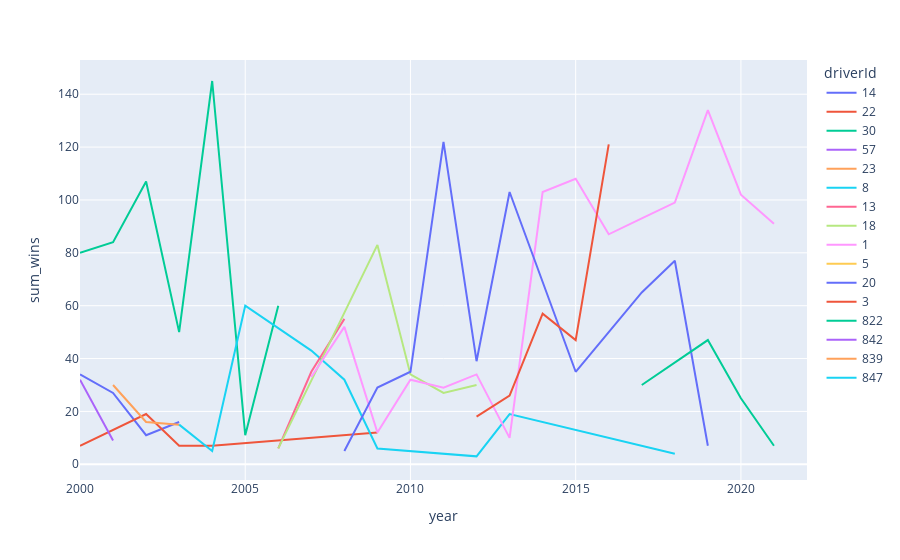

This figure's notebook cell:
### Code cell
lineplotly = px.line(season_year_Id, x="year", y = "sum_wins", color = "driverId")

lineplotly.show()

### Figure 1 — Plotly figure (JSON) as saved in the notebook; plotly's stock layout.template omitted (floating-point values rounded to 4 significant figures)
{"data": [{"hovertemplate": "driverId=14<br>year=%{x}<br>sum_wins=%{y}<extra></extra>", "legendgroup": "14", "line": {"color": "#636efa", "dash": "solid"}, "marker": {"symbol": "circle"}, "mode": "lines", "name": "14", "orientation": "v", "showlegend": true, "type": "scatter", "x": [2000, 2001, 2002, 2003], "xaxis": "x", "y": [34, 27, 11, 16], "yaxis": "y"}, {"hovertemplate": "driverId=22<br>year=%{x}<br>sum_wins=%{y}<extra></extra>", "legendgroup": "22", "line": {"color": "#EF553B", "dash": "solid"}, "marker": {"symbol": "circle"}, "mode": "lines", "name": "22", "orientation": "v", "showlegend": true, "type": "scatter", "x": [2000, 2002, 2003, 2004, 2009], "xaxis": "x", "y": [7, 19, 7, 7, 12], "yaxis": "y"}, {"hovertemplate": "driverId=30<br>year=%{x}<br>sum_wins=%{y}<extra></extra>", "legendgroup": "30", "line": {"color": "#00cc96", "dash": "solid"}, "marker": {"symbol": "circle"}, "mode": "lines", "name": "30", "orientation": "v", "showlegend": true, "type": "scatter", "x": [2000, 2001, 2002, 2003, 2004, 2005, 2006], "xaxis": "x", "y": [80, 84, 107, 50, 145, 11, 60], "yaxis": "y"}, {"hovertemplate": "driverId=57<br>year=%{x}<br>sum_wins=%{y}<extra></extra>", "legendgroup": "57", "line": {"color": "#ab63fa", "dash": "solid"}, "marker": {"symbol": "circle"}, "mode": "lines", "name": "57", "orientation": "v", "showlegend": true, "type": "scatter", "x": [2000, 2001], "xaxis": "x", "y": [32, 9], "yaxis": "y"}, {"hovertemplate": "driverId=23<br>year=%{x}<br>sum_wins=%{y}<extra></extra>", "legendgroup": "23", "line": {"color": "#FFA15A", "dash": "solid"}, "marker": {"symbol": "circle"}, "mode": "lines", "name": "23", "orientation": "v", "showlegend": true, "type": "scatter", "x": [2001, 2002, 2003], "xaxis": "x", "y": [30, 16, 15], "yaxis": "y"}, {"hovertemplate": "driverId=8<br>year=%{x}<br>sum_wins=%{y}<extra></extra>", "legendgroup": "8", "line": {"color": "#19d3f3", "dash": "solid"}, "marker": {"symbol": "circle"}, "mode": "lines", "name": "8", "orientation": "v", "showlegend": true, "type": "scatter", "x": [2003, 2004, 2005, 2007, 2008, 2009, 2012, 2013, 2018], "xaxis": "x", "y": [15, 5, 60, 43, 32, 6, 3, 19, 4], "yaxis": "y"}, {"hovertemplate": "driverId=13<br>year=%{x}<br>sum_wins=%{y}<extra></extra>", "legendgroup": "13", "line": {"color": "#FF6692", "dash": "solid"}, "marker": {"symbol": "circle"}, "mode": "lines", "name": "13", "orientation": "v", "showlegend": true, "type": "scatter", "x": [2006, 2007, 2008], "xaxis": "x", "y": [6, 35, 55], "yaxis": "y"}, {"hovertemplate": "driverId=18<br>year=%{x}<br>sum_wins=%{y}<extra></extra>", "legendgroup": "18", "line": {"color": "#B6E880", "dash": "solid"}, "marker": {"symbol": "circle"}, "mode": "lines", "name": "18", "orientation": "v", "showlegend": true, "type": "scatter", "x": [2006, 2009, 2010, 2011, 2012], "xaxis": "x", "y": [6, 83, 34, 27, 30], "yaxis": "y"}, {"hovertemplate": "driverId=1<br>year=%{x}<br>sum_wins=%{y}<extra></extra>", "legendgroup": "1", "line": {"color": "#FF97FF", "dash": "solid"}, "marker": {"symbol": "circle"}, "mode": "lines", "name": "1", "orientation": "v", "showlegend": true, "type": "scatter", "x": [2007, 2008, 2009, 2010, 2011, 2012, 2013, 2014, 2015, 2016, 2017, 2018, 2019, 2020, 2021], "xaxis": "x", "y": [33, 52, 12, 32, 29, 34, 10, 103, 108, 87, 93, 99, 134, 102, 91], "yaxis": "y"}, {"hovertemplate": "driverId=5<br>year=%{x}<br>sum_wins=%{y}<extra></extra>", "legendgroup": "5", "line": {"color": "#FECB52", "dash": "solid"}, "marker": {"symbol": "circle"}, "mode": "lines", "name": "5", "orientation": "v", "showlegend": true, "type": "scatter", "x": [2008], "xaxis": "x", "y": [8], "yaxis": "y"}, {"hovertemplate": "driverId=20<br>year=%{x}<br>sum_wins=%{y}<extra></extra>", "legendgroup": "20", "line": {"color": "#636efa", "dash": "solid"}, "marker": {"symbol": "circle"}, "mode": "lines", "name": "20", "orientation": "v", "showlegend": true, "type": "scatter", "x": [2008, 2009, 2010, 2011, 2012, 2013, 2015, 2017, 2018, 2019], "xaxis": "x", "y": [5, 29, 35, 122, 39, 103, 35, 65, 77, 7], "yaxis": "y"}, {"hovertemplate": "driverId=3<br>year=%{x}<br>sum_wins=%{y}<extra></extra>", "legendgroup": "3", "line": {"color": "#EF553B", "dash": "solid"}, "marker": {"symbol": "circle"}, "mode": "lines", "name": "3", "orientation": "v", "showlegend": true, "type": "scatter", "x": [2012, 2013, 2014, 2015, 2016], "xaxis": "x", "y": [18, 26, 57, 47, 121], "yaxis": "y"}, {"hovertemplate": "driverId=822<br>year=%{x}<br>sum_wins=%{y}<extra></extra>", "legendgroup": "822", "line": {"color": "#00cc96", "dash": "solid"}, "marker": {"symbol": "circle"}, "mode": "lines", "name": "822", "orientation": "v", "showlegend": true, "type": "scatter", "x": [2017, 2019, 2020, 2021], "xaxis": "x", "y": [30, 47, 25, 7], "yaxis": "y"}, {"hovertemplate": "driverId=842<br>year=%{x}<br>sum_wins=%{y}<extra></extra>", "legendgroup": "842", "line": {"color": "#ab63fa", "dash": "solid"}, "marker": {"symbol": "circle"}, "mode": "lines", "name": "842", "orientation": "v", "showlegend": true, "type": "scatter", "x": [2020], "xaxis": "x", "y": [10], "yaxis": "y"}, {"hovertemplate": "driverId=839<br>year=%{x}<br>sum_wins=%{y}<extra></extra>", "legendgroup": "839", "line": {"color": "#FFA15A", "dash": "solid"}, "marker": {"symbol": "circle"}, "mode": "lines", "name": "839", "orientation": "v", "showlegend": true, "type": "scatter", "x": [2021], "xaxis": "x", "y": [12], "yaxis": "y"}, {"hovertemplate": "driverId=847<br>year=%{x}<br>sum_wins=%{y}<extra></extra>", "legendgroup": "847", "line": {"color": "#19d3f3", "dash": "solid"}, "marker": {"symbol": "circle"}, "mode": "lines", "name": "847", "orientation": "v", "showlegend": true, "type": "scatter", "x": [2022], "xaxis": "x", "y": [2], "yaxis": "y"}], "layout": {"legend": {"title": {"text": "driverId"}, "tracegroupgap": 0}, "margin": {"t": 60}, "xaxis": {"anchor": "y", "domain": [0, 1], "title": {"text": "year"}}, "yaxis": {"anchor": "x", "domain": [0, 1], "title": {"text": "sum_wins"}}}}
